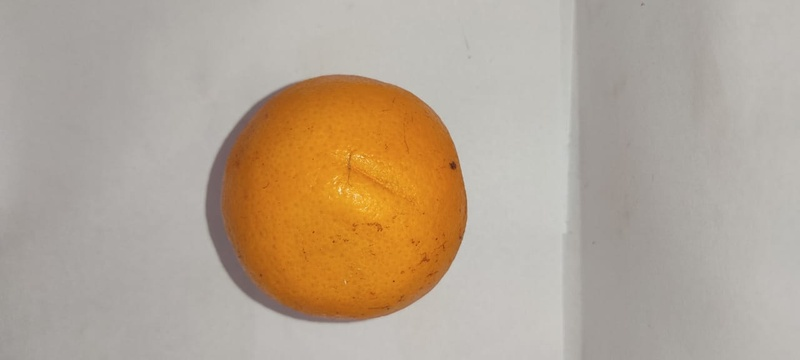
#> input picture dataset/images/test/shelf4.jpeg, 800 x 360 px, shrunk from 1280 x 576 before the run, given as the content of the folder ../../../dataset/images/training/original, which was not available
$ jupyter execute --allow-errors WBfinal.ipynb   (text cells are left out)
#> lines starting #> are read from the running program, lines starting #| are printed output that depends on the picture; after the words box and inside, x2 and y2 are one past the last pixel; in counts of white or black regions, pixels touching at a corner belong together; pictures that were not available may be replaced by others from this repository, and a replacement may not be noted
[cell 1]
import os
import numpy as np
import cv2
import matplotlib.pylab as plt
from sklearn.cluster import KMeans
import json
import random

[cell 2]
image_path      = '../../../dataset/images'
training_path   = os.path.join(image_path, 'training')
original_path   = os.path.join(training_path, 'original')
processed_path  = os.path.join(training_path, 'processed')

[cell 3]
original  = [os.path.join(original_path, image) for image in os.listdir(original_path)]
#> (the rest of this cell did not finish here and is left out)

[cell 4]
lower_green = np.array([28, 40, 40])
upper_green = np.array([100, 255, 255])

lower_red_1 = np.array([0, 120, 100])
upper_red_1 = np.array([5, 255, 255])

lower_red_2 = np.array([170, 120, 100])
upper_red_2 = np.array([179, 255, 255])

lower_yellow = np.array([18, 50, 80])
upper_yellow = np.array([33, 255, 255])

lower_orange = np.array([5, 120, 90])
upper_orange = np.array([20, 255, 255])

[cell 5]
for k, file in enumerate(original):
    # BGR image
    image = cv2.imread(file)
#> image is the input picture: shape (360, 800, 3); mean B, G, R 146.9, 164.7, 180.6

    # Dimentions
    height, width, _ = image.shape

    # Pixel data vector
    data_vector = np.zeros((height * width, 4))

    # Obtener matrices de color
    rgb_matrix = image.reshape((-1, 3))
    hsv_matrix = cv2.cvtColor(image, cv2.COLOR_BGR2HSV).reshape((-1, 3))
    lab_matrix = cv2.cvtColor(image, cv2.COLOR_BGR2LAB).reshape((-1, 3))

    # Asignar a la matriz de datos
    data_vector[:, 0]  = rgb_matrix[:, 2]
    data_vector[:, 1]  = hsv_matrix[:, 1]
    data_vector[:, 2:] = lab_matrix[:, 1:]

    kmeans = KMeans(n_clusters = 2, n_init = 10)  # 2 Clusters. Background and fruit
    kmeans.fit(data_vector)

    # Get clusters labels
    labels = kmeans.labels_

    # kmeans_mask
    kmeans_mask = labels.reshape(height, width)
    kmeans_mask = kmeans_mask.astype(np.uint8) * 255

    # Determinación del tipo de fondo de la máscara

    # La estrategia es análizar una matriz de pixeles en todas las esquinas
    # de un orden cuadrado y también en los bordes de la mágen y contar la
    # proporción del total que es blanca y la proporción que es negra.

    # Se define el tmaño del cluster relativo a las dimensiones de la imàge
    # dado que distintas imàgenes tienen distintos tamaños
    cluster_size = min([height, width])//20
    cluster      = np.ones((cluster_size, cluster_size), np.uint8)

    # Corners
    corner1 = np.bitwise_and(cluster, kmeans_mask[:cluster_size,  :cluster_size])
    corner2 = np.bitwise_and(cluster, kmeans_mask[:cluster_size:, -cluster_size:])
    corner3 = np.bitwise_and(cluster, kmeans_mask[-cluster_size:, :cluster_size])
    corner4 = np.bitwise_and(cluster, kmeans_mask[-cluster_size:, -cluster_size:])
    corners = [corner1, corner2, corner3, corner4]

    # Sides
    limitw1 = (width - cluster_size)//2
    limitw2 = (width + cluster_size)//2
    limith1 = (height - cluster_size)//2
    limith2 = (height + cluster_size)//2

    side1   = np.bitwise_and(cluster, kmeans_mask[:cluster_size, limitw1:limitw2])
    side2   = np.bitwise_and(cluster, kmeans_mask[limith1:limith2, :cluster_size])
    side3   = np.bitwise_and(cluster, kmeans_mask[limith1:limith2, -cluster_size:])
    side4   = np.bitwise_and(cluster, kmeans_mask[-cluster_size:, limitw1:limitw2])
    sides   = [side1, side2, side3, side4]


    # Determining the type of background
    edges            = corners + sides
    light_background = sum(np.count_nonzero(edge) for edge in edges) > 0.75*8*(cluster_size**2)

    # Inverting if dark background
    if light_background:
        print(f"blanco-{os.path.basename(file)}")
        kmeans_mask = np.bitwise_not(kmeans_mask)

    # Encontrar contornos
    kmeans_cnt, _ = cv2.findContours(kmeans_mask, cv2.RETR_EXTERNAL, cv2.CHAIN_APPROX_SIMPLE)
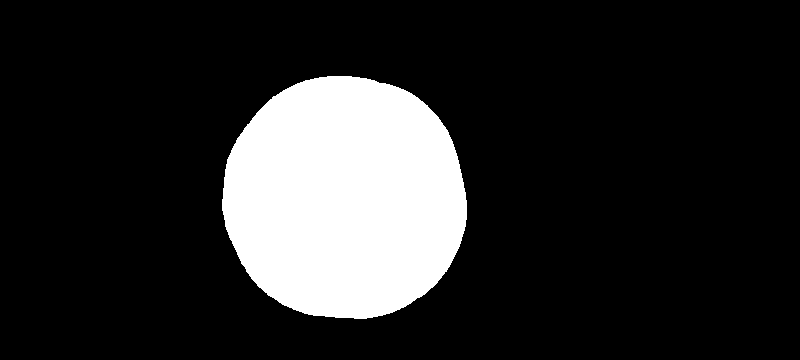
#> kmeans_mask: shape (360, 800); 16.4% white; 1 white region, box (x1, y1, x2, y2) and area: (222, 76, 467, 319) 47309
    tkmeans = np.zeros((height, width), dtype=np.uint8)

    # Dibujar
    cv2.drawContours(tkmeans, kmeans_cnt, -1, 255, thickness = cv2.FILLED)

    # Imagen de salida
    image_out = cv2.bitwise_and(image, image, mask = tkmeans)
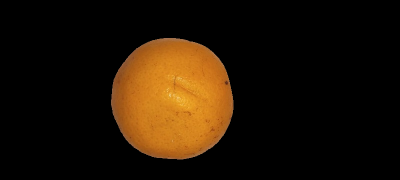
#> image_out: shape (360, 800, 3) (shown at 1/2 size); mean B, G, R 5.2, 19.4, 32.2
    cv2.imwrite(os.path.join(processed_path, os.path.basename(file)), image_out)

[cell 6]
def get_extenssion(mask, contorno, num_cuadriculas_x, num_cuadriculas_y):
    h, w = mask.shape
    # Calcular el ancho y la altura de cada cuadrícula
    ancho_cuadricula = w // num_cuadriculas_x
    altura_cuadricula = h // num_cuadriculas_y

    # Inicializar el contador de cuadrículas atravesadas por el contorno
    cuadriculas_atravesadas = 0
    cuadriculas_contadas = set()

    # Verificar por cuántas cuadrículas pasa el contorno
    for punto in contorno[:, 0, :]:
        # Obtener las coordenadas (x, y) del punto
        x, y = punto

        # Determinar la cuadrícula a la que pertenece el punto
        cuadricula_x = x // ancho_cuadricula
        cuadricula_y = y // altura_cuadricula

        # Aumentar el contador si la cuadrícula no ha sido contada previamente
        if (cuadricula_x, cuadricula_y) not in cuadriculas_contadas:
            cuadriculas_atravesadas += 1
            cuadriculas_contadas.add((cuadricula_x, cuadricula_y))

    return cuadriculas_atravesadas

[cell 7]
def get_light_background(mask, f = 20):
    height, width = mask.shape
    cluster_size  = min([height, width])//f
    cluster       = np.ones((cluster_size, cluster_size), np.uint8)

    # Corners
    corner1 = np.bitwise_and(cluster, mask[:cluster_size,  :cluster_size])
    corner2 = np.bitwise_and(cluster, mask[:cluster_size:, -cluster_size:])
    corner3 = np.bitwise_and(cluster, mask[-cluster_size:, :cluster_size])
    corner4 = np.bitwise_and(cluster, mask[-cluster_size:, -cluster_size:])
    corners = [corner1, corner2, corner3, corner4]

    # Sides
    limitw1 = (width - cluster_size)//2
    limitw2 = (width + cluster_size)//2
    limith1 = (height - cluster_size)//2
    limith2 = (height + cluster_size)//2

    side1   = np.bitwise_and(cluster, mask[:cluster_size, limitw1:limitw2])
    side2   = np.bitwise_and(cluster, mask[limith1:limith2, :cluster_size])
    side3   = np.bitwise_and(cluster, mask[limith1:limith2, -cluster_size:])
    side4   = np.bitwise_and(cluster, mask[-cluster_size:, limitw1:limitw2])
    sides   = [side1, side2, side3, side4]

    # Determining the type of background
    edges            = corners + sides
    light_background = sum(np.count_nonzero(edge) for edge in edges) > 0.75*8*(cluster_size**2)

    # Inverting if dark background
    if light_background:
        return np.bitwise_not(mask)
    return mask

[cell 8]
def genetic_algorithm(masks, max_pob = 100, p_mutacion = 0.001, p_cruce = 0.98, n_iter = 3):
    # Econtrar contornos
    final_masks   = []
    final_masks_idoneidad = []
    for _ in range(n_iter):
        masks_cntrs   = [cv2.findContours(mask, cv2.RETR_EXTERNAL, cv2.CHAIN_APPROX_SIMPLE)[0] for mask in masks]
        heigth, width = masks[0].shape
        pool          = []
        resto         = len(masks)%2
        for p in range(max_pob):

            # Numero de contornos por mascara
            nro_cntrs  = [len(cntrs) for cntrs in masks_cntrs]

            # Contorno mas largo por mascara
            lrgst_cntrs = [max(cntrs, key=cv2.contourArea) for cntrs in masks_cntrs]

            # Obtención del ratio promedio de los contornos por cada mascara
            cntrs_ratios = []
            for cntrs in masks_cntrs:
                ratios = []
                for cntr in cntrs:
                    length = cv2.arcLength(cntr, closed=False)
                    if length <= 0.0:
                        ratios.append(length)
                    else:
                        ratios.append(cv2.contourArea(cntr)/length)
                cntrs_ratios.append(np.mean(np.array(ratios)))

            # Determinar si el contorno mas largo de cada mascara es cerrado o no
            lrgst_cntr_closed = [cv2.isContourConvex(cntr) for cntr in lrgst_cntrs]

            # Determinar la extensión de los contornos
            # Podemos determinar la calidad de la extensión de los contornos
            # Como la extensión promedio. Es decir, la suma de las extensiones de los contornos dividido el numero de ellos

            # Extensiones de los contornos mas largos
            lrgst_cntr_extenssion = [get_extenssion(mask, lrgst_cntrs[i], 4, 4)/16 for i, mask in enumerate(masks)]

            # Extensión promedio de los contornos en la mascara
            extenssions = [np.mean(np.array([get_extenssion(mask, contour, 4, 4)/16 for contour in masks_cntrs[i]])) for i, mask in enumerate(masks)]

            # Ahora obtener la función de idoneidad para cada mascara
            # Por el momento no vamos a utilizar las longitudes acumuladas sino mas bien los ratios promedios de los contornos de las mascaras
            total_cntrs            = sum(nro_cntrs)
            total_ratio            = sum(cntrs_ratios)
            total_extenssion       = sum(extenssions)
            total_lrgst_extenssion = sum(lrgst_cntr_extenssion)

            #------------------------------------------------Càlculo de idoneidad-----------------------------------------------------

            idoneidad = [(total_cntrs - nro)/((len(nro_cntrs) - 1)*total_cntrs) for nro in nro_cntrs]
            if total_ratio > 0:
                aux = [idoneidad[i] + ratio/total_ratio for i, ratio in enumerate(cntrs_ratios)]
                idoneidad = [value/sum(aux) for value in aux]
            if total_extenssion > 0:
                aux = [idoneidad[i] + extenssion/total_extenssion for i, extenssion in enumerate(extenssions)]
                idoneidad = [value/sum(aux) for value in aux]
            aux = [idoneidad[i]*1.07 if closed else idoneidad[i] for i, closed in enumerate(lrgst_cntr_closed)]
            idoneidad = [value/sum(aux) for value in aux]
            if total_lrgst_extenssion > 0:
                aux = [idoneidad[i] + lrgst_ext/total_lrgst_extenssion for i, lrgst_ext in enumerate(lrgst_cntr_extenssion)]
                idoneidad = [value/sum(aux) for value in aux]
            aux = [idoneidad[i]*1.2 if nro == 1 else idoneidad[i] for i, nro in enumerate(nro_cntrs)]
            idoneidad = [value/sum(aux) for value in aux]

            # Break cuando no hay mas variacion
            if all(nro == 1 for nro in nro_cntrs):
                if all(cntrs[0].shape == masks_cntrs[0][0].shape for cntrs in masks_cntrs):
                    if all((cntrs[0] == masks_cntrs[0][0]).all for cntrs in masks_cntrs):
                        break

            # ------------------------------------------------Calculo de poblaciòn----------------------------------------------------
            poblacion = []
            for _ in range(len(masks)//2 + resto):
                index = []
                # ----------------------------------Seleccion-----------------------------------------------
                for _ in range(2):
                    aguja = random.random()
                    total = 0
                    for j, value in enumerate(idoneidad):
                        total += value
                        if aguja < total:
                            break
                    index.append(j)
                index = tuple(index)

                hijos = [] # Las listas de contornos de los hijos

                # ---------------------------------------cruce--------------------------------------------
                if random.random() < p_cruce:
                    pases = []   # Las listas de contornos que se pasan
                    for ind in index:
                        hijo = list(masks_cntrs[ind])
                        pase = []
                        for _ in range(nro_cntrs[ind]//2):
                            k = random.choice(list(range(len(hijo))))
                            cntr = hijo.pop(k)
                            pase.append(cntr)
                        pases.append(pase)
                        hijos.append(hijo)
                    hijos[0] = hijos[0] + pases[1]
                    hijos[1] = hijos[1] + pases[0]
                else:
                    hijos.append(list(masks_cntrs[index[0]]))
                    hijos.append(list(masks_cntrs[index[1]]))

                #---------------------------------------mutación-------------------------------------------
                if random.random() < p_mutacion:
                    for j, hijo in enumerate(hijos):
                        total_area = sum([cv2.contourArea(cntr) for cntr in hijo])
                        for i, cntr in enumerate(hijo):
                            if total_area > 0:
                                ratio = cv2.contourArea(cntr)/total_area
                            else:
                                ratio = 0
                            if random.random() > ratio:
                                pool.append(hijos[j].pop(i))
                            if random.choice([True, True]):
                                if pool:
                                    hijos[j].append(pool.pop(random.randint(0, len(pool)-1)))
                #----------------------------------------Poblacion-----------------------------------------
                poblacion = poblacion + hijos
            # En caso de un nùmero impar de mascaras sobra un elemento
            if resto != 0:
                x = random.randint(0, len(poblacion) - 1)
                poblacion.pop(x)

            # Pasamos a tuplas para la funciòn de drawContours
            for j, cntrs in enumerate(poblacion):
                poblacion[j] = tuple(cntrs)

            #-------------------------------------------Poblaciòn final-------------------------------------

            masks       = []
            masks_cntrs = []

            #-------------------------------------------#Acutalizar poblacion-------------------------------
            for cntrs in poblacion:
                mask = np.zeros((height, width), dtype = np.uint8)
                cv2.drawContours(mask, cntrs, -1, 255, 1)
                masks.append(mask)
                cntrs, _ = cv2.findContours(mask, cv2.RETR_EXTERNAL, cv2.CHAIN_APPROX_SIMPLE)
                masks_cntrs.append(cntrs)
        # Devolvemos la màscara rellena
        mask      = masks[0]
        cntrs     = masks_cntrs[0]
        idn       = idoneidad[0]
        cv2.drawContours(mask, cntrs, -1, (255), thickness = cv2.FILLED)
        final_masks.append(mask)
        final_masks_idoneidad.append(idn)
    indice = final_masks_idoneidad.index(max(final_masks_idoneidad))
    return final_masks[indice]

[cell 9]
for k, file in enumerate(original):
    # BGR image
    image = cv2.imread(file)

    # Dimentions
    height, width, _ = image.shape

    # Pixel data vector
    data_vector = np.zeros((height * width, 4))

    # Otras mascaras
    hsv_image = cv2.cvtColor(image, cv2.COLOR_BGR2HSV)
#> hsv_image: shape (360, 800, 3); mean H, S, V 17.5, 44.9, 180.6
    _, s, _   = cv2.split(hsv_image)
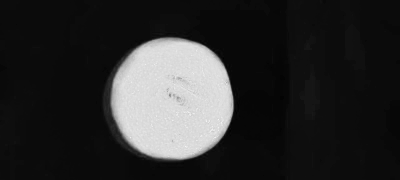
#> s: shape (360, 800) (shown at 1/2 size); min 0, max 255, mean 44.9
    _, _, b   = cv2.split(cv2.cvtColor(image, cv2.COLOR_BGR2LAB))
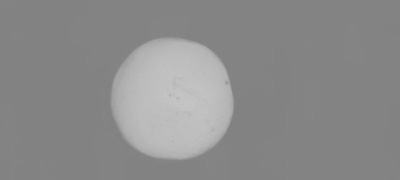
#> b: shape (360, 800) (shown at 1/2 size); min 127, max 198, mean 139.5
    _, s_mask = cv2.threshold(s, 0, 255, cv2.THRESH_BINARY + cv2.THRESH_OTSU)
#> s_mask: shape (360, 800); 16.5% white; 1 white region, box (x1, y1, x2, y2) and area: (222, 76, 467, 319) 47441
    _, b_mask = cv2.threshold(b, 0, 255, cv2.THRESH_BINARY + cv2.THRESH_OTSU)
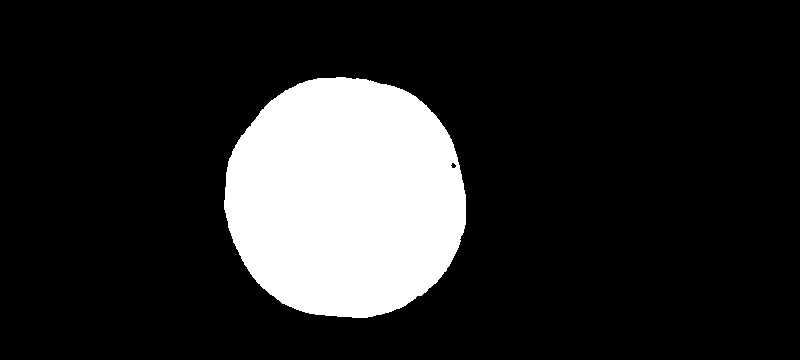
#> b_mask: shape (360, 800); 16.1% white; 1 white region, box (x1, y1, x2, y2) and area: (224, 77, 466, 318) 46378

    mask_red    = cv2.inRange(hsv_image, lower_red_1, upper_red_1) | cv2.inRange(hsv_image, lower_red_2, upper_red_2)
#> mask_red: shape (360, 800); every value is 0
    mask_orange = cv2.inRange(hsv_image, lower_orange, upper_orange)
#> mask_orange: shape (360, 800); 16.4% white; 1 white region, box (x1, y1, x2, y2) and area: (222, 76, 467, 319) 47268
    mask_green  = cv2.inRange(hsv_image, lower_green, upper_green)
    mask_yellow = cv2.inRange(hsv_image, lower_yellow, upper_yellow)
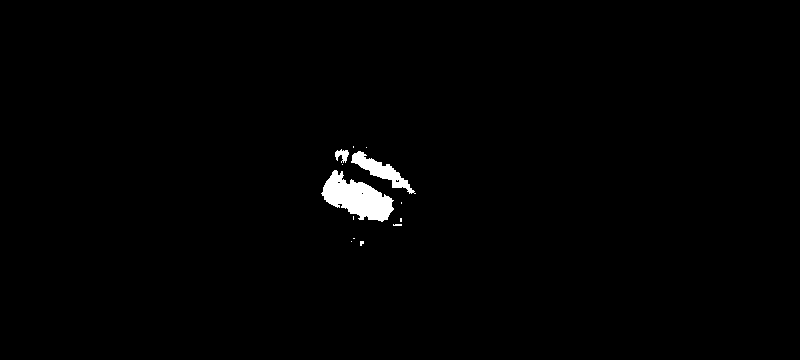
#> mask_yellow: shape (360, 800); 1.1% white; 13 white regions (10 under 20 px), largest, box (x1, y1, x2, y2) and area: (321, 170, 394, 222) 2043, (351, 151, 416, 194) 813, (335, 149, 349, 163) 115

    # Unir las máscaras
    combined_mask   = mask_red | mask_orange | mask_green | mask_yellow
#> combined_mask: shape (360, 800); 16.4% white; 1 white region, box (x1, y1, x2, y2) and area: (222, 76, 467, 319) 47270

    # Obtener matrices de color
    rgb_matrix = image.reshape((-1, 3))
    hsv_matrix = cv2.cvtColor(image, cv2.COLOR_BGR2HSV).reshape((-1, 3))
    lab_matrix = cv2.cvtColor(image, cv2.COLOR_BGR2LAB).reshape((-1, 3))

    # Asignar a la matriz de datos
    data_vector[:, 0]  = rgb_matrix[:, 2]
    data_vector[:, 1]  = hsv_matrix[:, 1]
    data_vector[:, 2:] = lab_matrix[:, 1:]

    kmeans = KMeans(n_clusters = 2, n_init = 10)  # 2 Clusters. Background and fruit
    kmeans.fit(data_vector)

    # Get clusters labels
    labels = kmeans.labels_

    # kmeans_mask
    kmeans_mask = labels.reshape(height, width)
    kmeans_mask = kmeans_mask.astype(np.uint8) * 255

    # Llevar las màscaras a fondo blanco: s, b, kmean
    s_mask      = get_light_background(b_mask)
#> (the rest of the program and of its run is left out)
